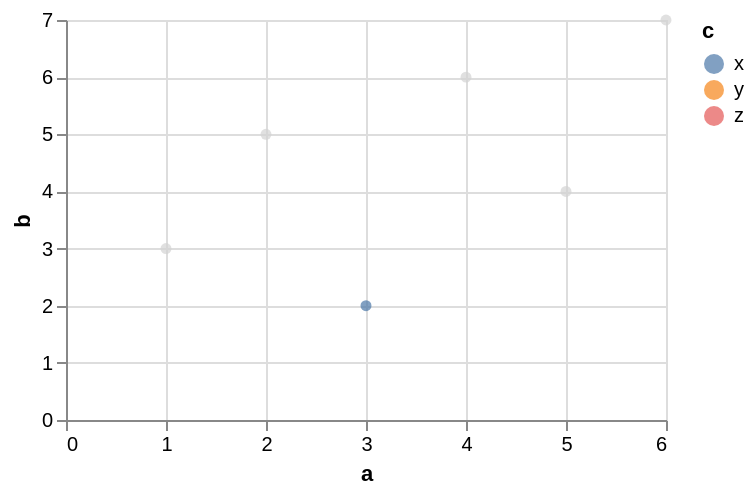

Vega-Lite specification for this chart:
### Vega-Lite specification from a JSON file in a GitHub repository (floating-point values rounded to 4 significant figures)
{"$schema": "https://vega.github.io/schema/vega-lite/v6.json", "data": {"values": [{"a": 1, "b": 3, "c": "x", "d": "2020-01-01"}, {"a": 2, "b": 5, "c": "y", "d": "2020-03-01"}, {"a": 3, "b": 2, "c": "x", "d": "2020-06-01"}, {"a": 4, "b": 6, "c": "z", "d": "2020-09-01"}, {"a": 5, "b": 4, "c": "y", "d": "2021-01-01"}, {"a": 6, "b": 7, "c": "z", "d": "2021-04-01"}]}, "width": 300, "height": 200, "params": [{"name": "pick", "select": {"type": "point", "encodings": ["x"]}, "value": [{"x": 3}]}], "mark": "circle", "encoding": {"x": {"field": "a", "type": "quantitative"}, "y": {"field": "b", "type": "quantitative"}, "color": {"condition": {"param": "pick", "field": "c", "type": "nominal"}, "value": "lightgray"}}}
